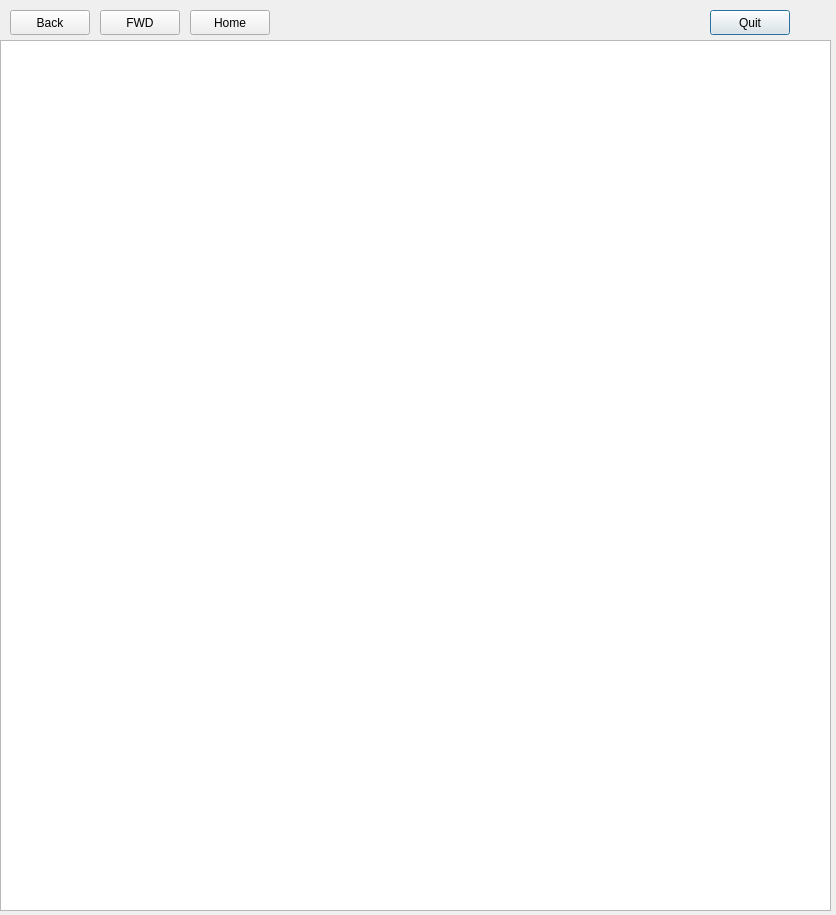
<?xml version="1.0" encoding="UTF-8"?>
<ui version="4.0">
 <class>HelpDialog</class>
 <widget class="QDialog" name="HelpDialog">
  <property name="geometry">
   <rect>
    <x>0</x>
    <y>0</y>
    <width>836</width>
    <height>915</height>
   </rect>
  </property>
  <property name="windowTitle">
   <string>Help</string>
  </property>
  <widget class="QPushButton" name="buttonQuit">
   <property name="geometry">
    <rect>
     <x>710</x>
     <y>10</y>
     <width>80</width>
     <height>25</height>
    </rect>
   </property>
   <property name="text">
    <string>Quit</string>
   </property>
  </widget>
  <widget class="QTextBrowser" name="textBrowser">
   <property name="geometry">
    <rect>
     <x>0</x>
     <y>40</y>
     <width>831</width>
     <height>871</height>
    </rect>
   </property>
  </widget>
  <widget class="QPushButton" name="buttonBack">
   <property name="geometry">
    <rect>
     <x>10</x>
     <y>10</y>
     <width>80</width>
     <height>25</height>
    </rect>
   </property>
   <property name="text">
    <string>Back</string>
   </property>
  </widget>
  <widget class="QPushButton" name="buttonForward">
   <property name="geometry">
    <rect>
     <x>100</x>
     <y>10</y>
     <width>80</width>
     <height>25</height>
    </rect>
   </property>
   <property name="text">
    <string>FWD</string>
   </property>
  </widget>
  <widget class="QPushButton" name="buttonHome">
   <property name="geometry">
    <rect>
     <x>190</x>
     <y>10</y>
     <width>80</width>
     <height>25</height>
    </rect>
   </property>
   <property name="text">
    <string>Home</string>
   </property>
  </widget>
 </widget>
 <resources/>
 <connections/>
</ui>
